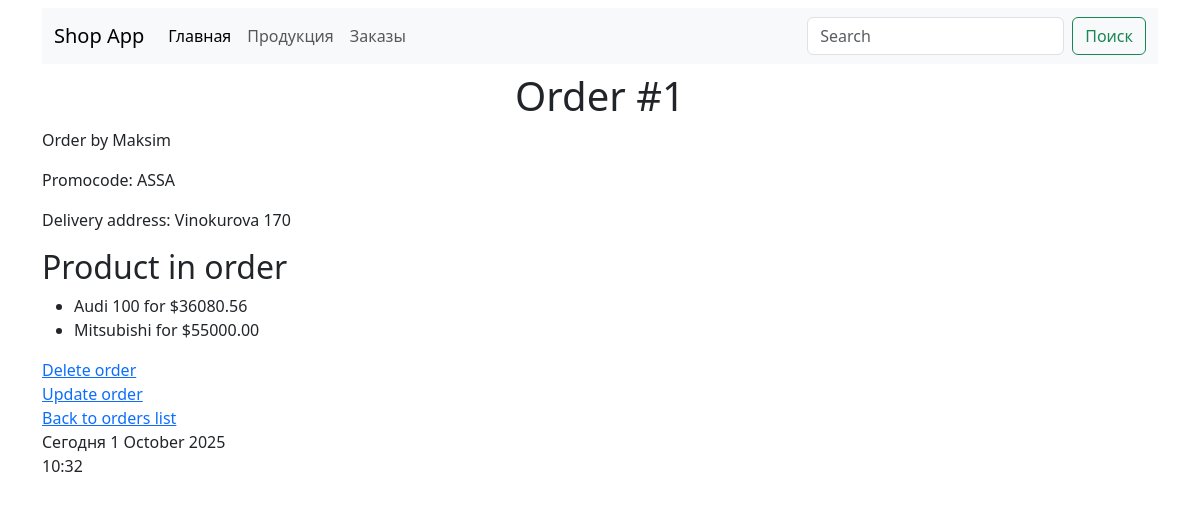
The app's page /shop/orders/1/ with its own data.
### shop_app/models.py (models this page shows, shortened)
class Order(models.Model):
    class Meta:
        pass
    delivery_address = models.TextField(null=True, blank=True)
    promocode = models.CharField(blank=True, max_length=10)
    created_at = models.DateTimeField(auto_now_add=True)
    user = models.ForeignKey(User, on_delete=models.PROTECT)
    products = models.ManyToManyField(Product, related_name="orders")

class Product(models.Model):
    class Meta:
        pass
    name = models.CharField(max_length=100)
    description = models.TextField(blank=True)
    price = models.DecimalField(max_digits=10, decimal_places=2)
    discount = models.PositiveSmallIntegerField(default=0)
    created_at = models.DateTimeField(auto_now_add=True)
    is_active = models.BooleanField(default=True)
    archived = models.BooleanField(default=False)

### shop_app/views.py (the view)
# urls.py: path('orders/<int:pk>/', OrderDetailView.as_view(), name='order_detail'),
class OrderDetailView(DetailView):
    template_name = "shop_app/order_detail.html"
    model = Order
    context_object_name = "orders"

### shop_app/templates/shop_app/order_detail.html (shortened to what this page needs)
{% extends 'shop_app/base.html' %}
{% block body %}
    <h1>Order #{{ object.id }}</h1>
<div>
    <p>Order by {% firstof object.user.first_name object.user.username %}</p>
    <p>Promocode: {{ object.promocode }}</p>
    <p>Delivery address: {{ object.delivery_address }}</p>
    <div>
        <h2>Product in order</h2>
        <ul>
            {% for product in object.products.all %}
            <li>{{ product.name }} for ${{ product.price }}</li>
            {% endfor %}
        </ul>
    </div>
    <div>
        <a href="{% url 'shop_app:order_delete' pk=object.pk %}">Delete order</a>
    </div>
    <div>
        <a href="{% url 'shop_app:order_update' pk=object.pk%}">Update order</a>
    </div>
    <div>
        <a href="{% url 'shop_app:orders_list' %}">Back to orders list</a>
    </div>
</div>
{% endblock %}

### shop_app/templates/shop_app/base.html (style rules this page uses)
h1 { text-align: center; }

### records on screen
Order: id "1", user.first_name "Maksim", promocode "ASSA", delivery_address "Vinokurova 170"
Product: name "Audi 100", price "36080.56"
Product: name "Mitsubishi", price "55000.00"
